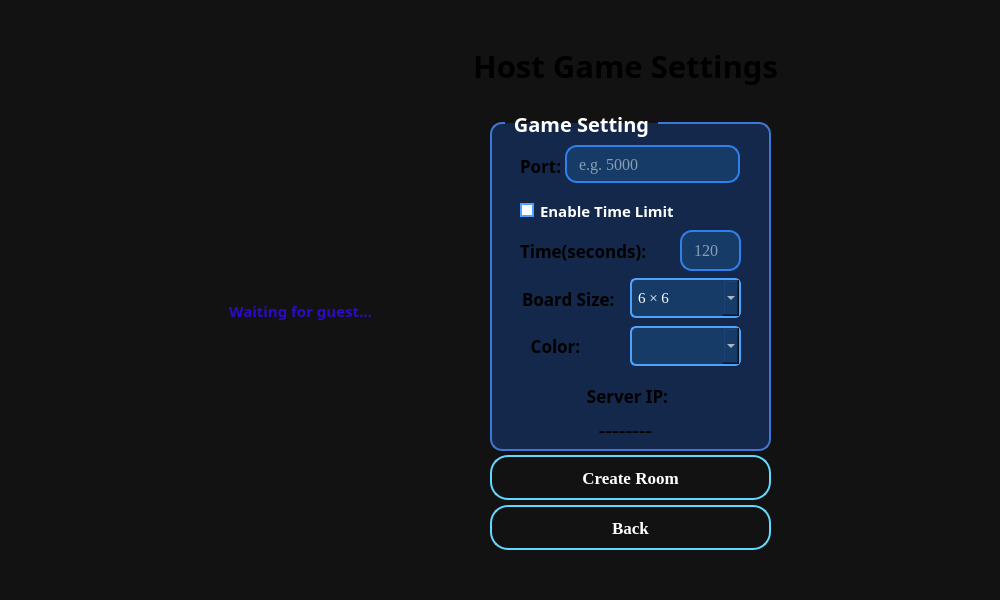
<?xml version="1.0" encoding="UTF-8"?>
<ui version="4.0">
 <class>HostWindow</class>
 <widget class="QWidget" name="HostWindow">
  <property name="geometry">
   <rect>
    <x>0</x>
    <y>0</y>
    <width>1000</width>
    <height>600</height>
   </rect>
  </property>
  <property name="maximumSize">
   <size>
    <width>1000</width>
    <height>600</height>
   </size>
  </property>
  <property name="windowTitle">
   <string>Platwo</string>
  </property>
  <property name="styleSheet">
   <string notr="true">background-color:#121212;</string>
  </property>
  <widget class="QLabel" name="hostTitleLabel">
   <property name="geometry">
    <rect>
     <x>70</x>
     <y>0</y>
     <width>1111</width>
     <height>131</height>
    </rect>
   </property>
   <property name="font">
    <font>
     <family>Kristen ITC</family>
     <pointsize>23</pointsize>
     <bold>true</bold>
    </font>
   </property>
   <property name="styleSheet">
    <string notr="true">QLabel{
    color: qlineargradient(
        x1:0, y1:0,
        x2:1, y2:1,
        stop:0 #61D8FF,
        stop:0.35 #2CB8FF,
        stop:0.7 #008BFF,
        stop:1 #0047C7
    );
    background: transparent;
}</string>
   </property>
   <property name="text">
    <string>Host Game Settings</string>
   </property>
   <property name="alignment">
    <set>Qt::AlignmentFlag::AlignCenter</set>
   </property>
  </widget>
  <widget class="QGroupBox" name="settingsGroupBox">
   <property name="geometry">
    <rect>
     <x>490</x>
     <y>110</y>
     <width>281</width>
     <height>341</height>
    </rect>
   </property>
   <property name="font">
    <font>
     <family>Sitka Text</family>
     <pointsize>-1</pointsize>
     <bold>true</bold>
    </font>
   </property>
   <property name="styleSheet">
    <string notr="true">QGroupBox{
    color:white;
    font-size:20px;
    font-weight:bold;

    border:2px solid #3C78D8;
    border-radius:12px;

    margin-top:12px;

    background-color:#13284A;
}

QGroupBox::title{
    subcontrol-origin: margin;
    left:15px;
    padding:0 6px;
}</string>
   </property>
   <property name="title">
    <string>Game Setting</string>
   </property>
   <widget class="QLineEdit" name="portEdit">
    <property name="geometry">
     <rect>
      <x>75</x>
      <y>35</y>
      <width>175</width>
      <height>38</height>
     </rect>
    </property>
    <property name="font">
     <font>
      <family>Times New Roman</family>
      <pointsize>12</pointsize>
     </font>
    </property>
    <property name="styleSheet">
     <string notr="true">QLineEdit{

background:#163B66;
border:2px solid #2F80ED;

border-radius:12px;

padding-left:10px;

color:white;


}</string>
    </property>
    <property name="placeholderText">
     <string>e.g. 5000</string>
    </property>
   </widget>
   <widget class="QLabel" name="ipValueLabel">
    <property name="geometry">
     <rect>
      <x>-15</x>
      <y>300</y>
      <width>301</width>
      <height>41</height>
     </rect>
    </property>
    <property name="font">
     <font>
      <family>Times New Roman</family>
      <pointsize>15</pointsize>
      <bold>true</bold>
     </font>
    </property>
    <property name="styleSheet">
     <string notr="true">QLabel{
    color: qlineargradient(
        x1:0, y1:0,
        x2:1, y2:1,
        stop:0 #61D8FF,
        stop:0.35 #2CB8FF,
        stop:0.7 #008BFF,
        stop:1 #0047C7
    );
    background: transparent;
}</string>
    </property>
    <property name="text">
     <string>--------</string>
    </property>
    <property name="alignment">
     <set>Qt::AlignmentFlag::AlignCenter</set>
    </property>
   </widget>
   <widget class="QLabel" name="ipLabel">
    <property name="geometry">
     <rect>
      <x>-8</x>
      <y>270</y>
      <width>291</width>
      <height>31</height>
     </rect>
    </property>
    <property name="font">
     <font>
      <family>Sitka Text</family>
      <pointsize>13</pointsize>
      <bold>true</bold>
     </font>
    </property>
    <property name="styleSheet">
     <string notr="true">QLabel{
    color: qlineargradient(
        x1:0, y1:0,
        x2:1, y2:1,
        stop:0 #61D8FF,
        stop:0.35 #2CB8FF,
        stop:0.7 #008BFF,
        stop:1 #0047C7
    );
    background: transparent;
}</string>
    </property>
    <property name="text">
     <string>Server IP:</string>
    </property>
    <property name="alignment">
     <set>Qt::AlignmentFlag::AlignCenter</set>
    </property>
   </widget>
   <widget class="QCheckBox" name="timeLimitCheck">
    <property name="geometry">
     <rect>
      <x>30</x>
      <y>70</y>
      <width>191</width>
      <height>61</height>
     </rect>
    </property>
    <property name="minimumSize">
     <size>
      <width>0</width>
      <height>50</height>
     </size>
    </property>
    <property name="font">
     <font>
      <family>Sitka Text</family>
      <pointsize>11</pointsize>
      <italic>false</italic>
      <bold>true</bold>
     </font>
    </property>
    <property name="styleSheet">
     <string notr="true">QCheckBox{

color:white;
background:transparent;

font-weight:bold;
}
QCheckBox::indicator:unchecked

{

    border:2px solid #4EA3FF;

    border-radius:9px;

    background:white;

}

QCheckBox::indicator:checked

{

    border:2px solid white;

    border-radius:9px;

    background:#4EA3FF;

}</string>
    </property>
    <property name="text">
     <string>Enable Time Limit</string>
    </property>
   </widget>
   <widget class="QLabel" name="portLabel">
    <property name="geometry">
     <rect>
      <x>30</x>
      <y>30</y>
      <width>61</width>
      <height>51</height>
     </rect>
    </property>
    <property name="font">
     <font>
      <family>Sitka Text</family>
      <pointsize>13</pointsize>
      <bold>true</bold>
     </font>
    </property>
    <property name="styleSheet">
     <string notr="true">QLabel{
    color: qlineargradient(
        x1:0, y1:0,
        x2:1, y2:1,
        stop:0 #61D8FF,
        stop:0.35 #2CB8FF,
        stop:0.7 #008BFF,
        stop:1 #0047C7
    );
    background: transparent;
}</string>
    </property>
    <property name="text">
     <string>Port:</string>
    </property>
   </widget>
   <widget class="QLabel" name="boardSizeLabel">
    <property name="geometry">
     <rect>
      <x>32</x>
      <y>173</y>
      <width>121</width>
      <height>31</height>
     </rect>
    </property>
    <property name="font">
     <font>
      <family>Sitka Text</family>
      <pointsize>13</pointsize>
      <bold>true</bold>
     </font>
    </property>
    <property name="styleSheet">
     <string notr="true">QLabel{
    color: qlineargradient(
        x1:0, y1:0,
        x2:1, y2:1,
        stop:0 #61D8FF,
        stop:0.35 #2CB8FF,
        stop:0.7 #008BFF,
        stop:1 #0047C7
    );
    background: transparent;
}</string>
    </property>
    <property name="text">
     <string>Board Size:</string>
    </property>
   </widget>
   <widget class="QComboBox" name="boardSizeCombo">
    <property name="geometry">
     <rect>
      <x>140</x>
      <y>168</y>
      <width>111</width>
      <height>40</height>
     </rect>
    </property>
    <property name="minimumSize">
     <size>
      <width>0</width>
      <height>38</height>
     </size>
    </property>
    <property name="font">
     <font>
      <family>Times New Roman</family>
      <pointsize>11</pointsize>
     </font>
    </property>
    <property name="styleSheet">
     <string notr="true">QComboBox{


background:#163B66;
border:2px solid #4EA3FF;

border-radius:6px;

padding:6px;

color:white;
}

QComboBox QAbstractItemView{

background:#163B66;

selection-background-color:#2196F3;

color:white;
}</string>
    </property>
    <item>
     <property name="text">
      <string>6 × 6</string>
     </property>
    </item>
    <item>
     <property name="text">
      <string>7 × 7</string>
     </property>
    </item>
    <item>
     <property name="text">
      <string>8 × 8</string>
     </property>
    </item>
   </widget>
   <widget class="QLineEdit" name="timeEdit">
    <property name="enabled">
     <bool>false</bool>
    </property>
    <property name="geometry">
     <rect>
      <x>190</x>
      <y>120</y>
      <width>61</width>
      <height>41</height>
     </rect>
    </property>
    <property name="minimumSize">
     <size>
      <width>0</width>
      <height>41</height>
     </size>
    </property>
    <property name="font">
     <font>
      <family>Times New Roman</family>
      <pointsize>12</pointsize>
     </font>
    </property>
    <property name="styleSheet">
     <string notr="true">QLineEdit{

background:#163B66;
border:2px solid #2F80ED;

border-radius:12px;

padding-left:10px;

color:white;


}</string>
    </property>
    <property name="text">
     <string/>
    </property>
    <property name="placeholderText">
     <string>120</string>
    </property>
   </widget>
   <widget class="QLabel" name="timeLabel">
    <property name="geometry">
     <rect>
      <x>30</x>
      <y>120</y>
      <width>171</width>
      <height>41</height>
     </rect>
    </property>
    <property name="font">
     <font>
      <family>Sitka Text</family>
      <pointsize>13</pointsize>
      <bold>true</bold>
     </font>
    </property>
    <property name="styleSheet">
     <string notr="true">QLabel{
    color: qlineargradient(
        x1:0, y1:0,
        x2:1, y2:1,
        stop:0 #61D8FF,
        stop:0.35 #2CB8FF,
        stop:0.7 #008BFF,
        stop:1 #0047C7
    );
    background: transparent;
}</string>
    </property>
    <property name="text">
     <string>Time(seconds):</string>
    </property>
   </widget>
   <widget class="QLabel" name="colorLabel">
    <property name="geometry">
     <rect>
      <x>30</x>
      <y>220</y>
      <width>71</width>
      <height>31</height>
     </rect>
    </property>
    <property name="font">
     <font>
      <family>Sitka Text</family>
      <pointsize>13</pointsize>
      <bold>true</bold>
     </font>
    </property>
    <property name="styleSheet">
     <string notr="true">QLabel{
    color: qlineargradient(
        x1:0, y1:0,
        x2:1, y2:1,
        stop:0 #61D8FF,
        stop:0.35 #2CB8FF,
        stop:0.7 #008BFF,
        stop:1 #0047C7
    );
    background: transparent;
}</string>
    </property>
    <property name="text">
     <string>Color:</string>
    </property>
    <property name="alignment">
     <set>Qt::AlignmentFlag::AlignCenter</set>
    </property>
   </widget>
   <widget class="QComboBox" name="colorComboBox">
    <property name="geometry">
     <rect>
      <x>140</x>
      <y>216</y>
      <width>111</width>
      <height>40</height>
     </rect>
    </property>
    <property name="minimumSize">
     <size>
      <width>0</width>
      <height>38</height>
     </size>
    </property>
    <property name="font">
     <font>
      <family>Times New Roman</family>
      <pointsize>11</pointsize>
     </font>
    </property>
    <property name="styleSheet">
     <string notr="true">QComboBox{


background:#163B66;

border:2px solid #4EA3FF;

border-radius:6px;

padding:6px;

color:white;
}

QComboBox QAbstractItemView{

background:#163B66;

selection-background-color:#2196F3;

color:white;
}</string>
    </property>
   </widget>
  </widget>
  <widget class="QPushButton" name="createRoomButton">
   <property name="geometry">
    <rect>
     <x>490</x>
     <y>455</y>
     <width>281</width>
     <height>45</height>
    </rect>
   </property>
   <property name="maximumSize">
    <size>
     <width>600</width>
     <height>45</height>
    </size>
   </property>
   <property name="font">
    <font>
     <family>Times New Roman</family>
     <pointsize>13</pointsize>
     <italic>false</italic>
     <bold>true</bold>
    </font>
   </property>
   <property name="styleSheet">
    <string notr="true">QPushButton
{
    color:white;

    background-color:qlineargradient(
        x1:0,y1:0,
        x2:0,y2:1,
        stop:0 #2B7FFF,
        stop:1 #0050C8
    );

    border:2px solid #63D8FF;

    border-radius:18px;
}

QPushButton:hover{

background:#2C3E50;
}

QPushButton:pressed{

background:#0284e8;

}</string>
   </property>
   <property name="text">
    <string>Create Room</string>
   </property>
   <property name="iconSize">
    <size>
     <width>10</width>
     <height>20</height>
    </size>
   </property>
  </widget>
  <widget class="QPushButton" name="backButton">
   <property name="geometry">
    <rect>
     <x>490</x>
     <y>505</y>
     <width>281</width>
     <height>45</height>
    </rect>
   </property>
   <property name="maximumSize">
    <size>
     <width>16777215</width>
     <height>45</height>
    </size>
   </property>
   <property name="font">
    <font>
     <family>Times New Roman</family>
     <pointsize>13</pointsize>
     <italic>false</italic>
     <bold>true</bold>
    </font>
   </property>
   <property name="styleSheet">
    <string notr="true">QPushButton
{
    color:white;

    background-color:qlineargradient(
        x1:0,y1:0,
        x2:0,y2:1,
        stop:0 #2B7FFF,
        stop:1 #0050C8
    );

    border:2px solid #63D8FF;

    border-radius:18px;
}

QPushButton:hover{

background:#2C3E50;
}

QPushButton:pressed{

background:#0284e8;

}</string>
   </property>
   <property name="text">
    <string>Back</string>
   </property>
  </widget>
  <widget class="QLabel" name="statusLabel">
   <property name="geometry">
    <rect>
     <x>110</x>
     <y>240</y>
     <width>381</width>
     <height>141</height>
    </rect>
   </property>
   <property name="minimumSize">
    <size>
     <width>20</width>
     <height>20</height>
    </size>
   </property>
   <property name="maximumSize">
    <size>
     <width>600</width>
     <height>600</height>
    </size>
   </property>
   <property name="font">
    <font>
     <family>Kristen ITC</family>
     <pointsize>11</pointsize>
     <bold>true</bold>
    </font>
   </property>
   <property name="styleSheet">
    <string notr="true">color:#2c0ac6;
background:transparent;</string>
   </property>
   <property name="text">
    <string>Waiting for guest...</string>
   </property>
   <property name="alignment">
    <set>Qt::AlignmentFlag::AlignCenter</set>
   </property>
  </widget>
  <widget class="QLabel" name="backgroundLabel">
   <property name="geometry">
    <rect>
     <x>0</x>
     <y>0</y>
     <width>1011</width>
     <height>601</height>
    </rect>
   </property>
   <property name="text">
    <string/>
   </property>
   <property name="pixmap">
    <pixmap resource="resources.qrc">:/images/images/1111.png</pixmap>
   </property>
   <property name="scaledContents">
    <bool>true</bool>
   </property>
   <property name="alignment">
    <set>Qt::AlignmentFlag::AlignCenter</set>
   </property>
  </widget>
  <zorder>backgroundLabel</zorder>
  <zorder>hostTitleLabel</zorder>
  <zorder>settingsGroupBox</zorder>
  <zorder>createRoomButton</zorder>
  <zorder>backButton</zorder>
  <zorder>statusLabel</zorder>
 </widget>
 <resources>
  <include location="resources.qrc"/>
 </resources>
 <connections/>
</ui>
